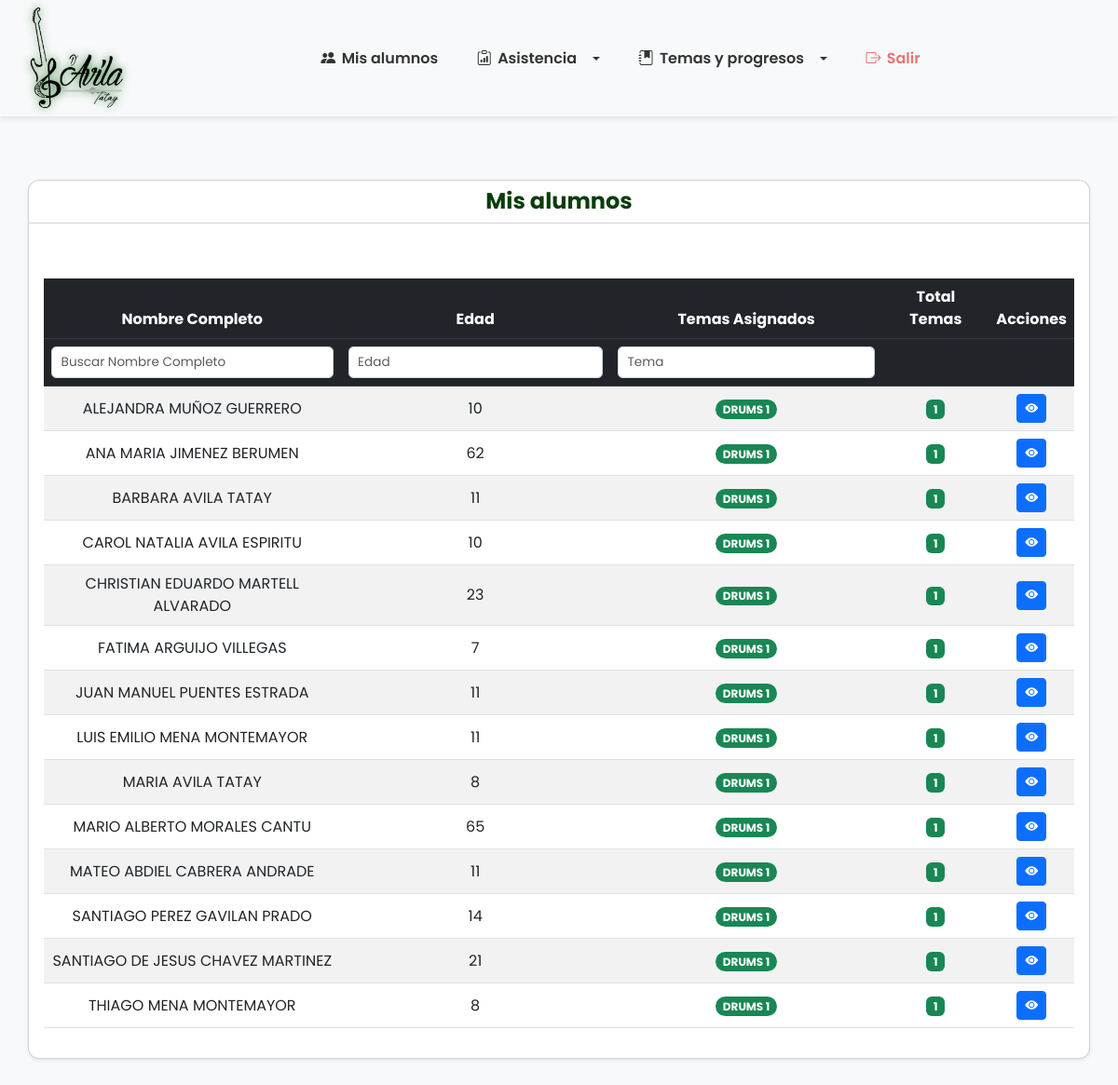
Before: /lista_alumnos.php with the older database file.
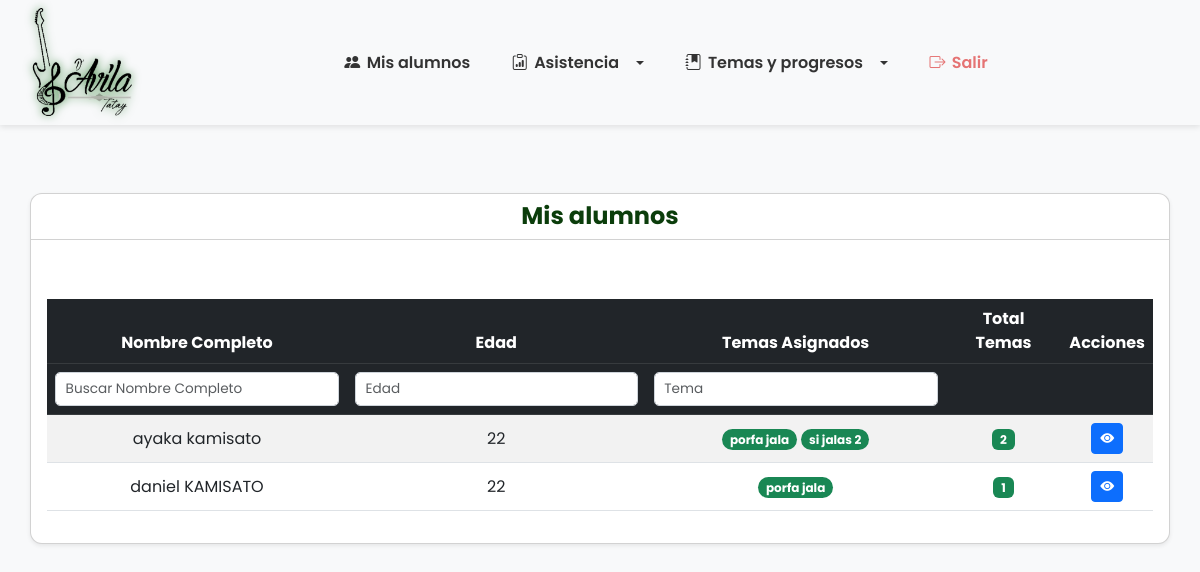
After: the same page with the newer database file.
### tables this page shows
CREATE TABLE `alumnos` (
  `curp` varchar(18) NOT NULL,
  `nombre` varchar(50) NOT NULL,
  `apellidos` varchar(100) NOT NULL,
  `nombre_tutor` varchar(100) DEFAULT NULL,
  `fecha_nacimiento` date NOT NULL,
  `telefono` varchar(15) DEFAULT NULL,
  `mensualidad` decimal(10,2) NOT NULL DEFAULT 0.00,
  `activo` tinyint(1) DEFAULT 1,
  `fecha_registro` timestamp NOT NULL DEFAULT current_timestamp(),
  PRIMARY KEY (`curp`)
);

### lista_alumnos.php (the view, shortened to what the changed rows need)
<?php
require_once __DIR__ . '/includes/bd.php';
$sql = "SELECT
            a.curp,
            a.nombre,
            a.apellidos,
            TIMESTAMPDIFF(YEAR, a.fecha_nacimiento, CURDATE()) AS edad,
            a.telefono,
            a.mensualidad,
            a.nombre_tutor,
            GROUP_CONCAT(CONCAT(t.id, ':', t.nombre) SEPARATOR ' | ') AS temas_asignados,
            COUNT(t.id) AS total_temas
        FROM
            alumnos a
        LEFT JOIN
            alumnos_tema at ON a.curp = at.curp
        LEFT JOIN
            temas t ON at.tema_id = t.id
        WHERE
            a.activo = 1
        GROUP BY
            a.curp
        ORDER BY
            a.nombre, a.apellidos";
$resultado = $conexion->query($sql);
?>
<!DOCTYPE html>
<html lang="es">
<head>
    <link href="https://cdn.jsdelivr.net/npm/bootstrap@5.3.0/dist/css/bootstrap.min.css" rel="stylesheet" />
    <link href="https://cdn.jsdelivr.net/npm/bootstrap-icons@1.10.5/font/bootstrap-icons.css" rel="stylesheet" />
    <link rel="stylesheet" href="https://cdn.datatables.net/1.13.6/css/dataTables.bootstrap5.min.css" />
</head>
<body>
    <?php include 'navbar.php'; ?>
    <div class="full-width-container mt-5 mb-5">
        <div class="card shadow-sm">
            <div class="card-body">
                <div class="table-responsive">
                    <table id="tablaAlumnos" class="table table-striped table-hover align-middle text-center">
                        <thead class="table-dark">
                            <tr>
                                <th>Nombre Completo</th>
                                <th>Edad</th>
                                <th>Temas Asignados</th>
                                <th>Total Temas</th>
                                <th>Acciones</th>
                            </tr>
                            <tr class="filters bg-light">
                                <th><input type="text" class="form-control form-control-sm"
                                        placeholder="Buscar Nombre Completo" /></th>
                                <th><input type="number" class="form-control form-control-sm" placeholder="Edad" /></th>
                                <th><input type="text" class="form-control form-control-sm" placeholder="Tema" /></th>
                                <th></th>
                                <th></th>
                            </tr>
                        </thead>
                        <tbody>
                            <?php while ($alumno = $resultado->fetch_assoc()): ?>
                                <tr>
                                    <td><?= htmlspecialchars($alumno['nombre'] . ' ' . $alumno['apellidos']) ?></td>
                                    <td><?= $alumno['edad'] ?></td>
                                    <td>
                                        <?php if (!empty($alumno['temas_asignados'])):
                                            $temas = explode(' | ', $alumno['temas_asignados']);
                                            foreach ($temas as $tema) {
                                                list($temaId, $temaNombre) = explode(':', $tema);
                                                ?>
                                                <a href="progreso.php?tema_id=<?= $temaId ?>&curp=<?= urlencode($alumno['curp']) ?>"
                                                    class="badge bg-secondary rounded-pill text-decoration-none">
                                                    <?= htmlspecialchars($temaNombre) ?>
                                                </a>
                                                <?php
                                            }
                                        else: ?>
                                            <span class="text-muted fst-italic">Sin temas</span>
                                        <?php endif; ?>
                                    </td>
                                    <td>
                                        <span class="badge bg-<?= $alumno['total_temas'] > 0 ? 'primary' : 'secondary' ?>">
                                            <?= $alumno['total_temas'] ?>
                                        </span>
                                    </td>
                                    <td>
                                        <a href="panel_alumno.php?curp=<?= urlencode($alumno['curp']) ?>"
                                            class="btn btn-sm btn-primary" title="Ver Detalles">
                                            <i class="bi bi-eye-fill"></i>
                                        </a>
                                    </td>
                                </tr>
                            <?php endwhile; ?>
                        </tbody>
                    </table>
                </div>
            </div>
        </div>
    </div>
</body>
</html>

Changed rows visible on the page:
removed alumnos: nombre+apellidos "ALEJANDRA MUÑOZ GUERRERO", edad "10", temaNombre "DRUMS 1", total_temas "1"
removed alumnos: nombre+apellidos "ANA MARIA JIMENEZ BERUMEN", edad "62", temaNombre "DRUMS 1", total_temas "1"
removed alumnos: nombre+apellidos "BARBARA AVILA TATAY", edad "11", temaNombre "DRUMS 1", total_temas "1"
removed alumnos: nombre+apellidos "CAROL NATALIA AVILA ESPIRITU", edad "10", temaNombre "DRUMS 1", total_temas "1"
removed alumnos: nombre+apellidos "CHRISTIAN EDUARDO MARTELL ALVARADO", edad "23", temaNombre "DRUMS 1", total_temas "1"
removed alumnos: nombre+apellidos "FATIMA ARGUIJO VILLEGAS", edad "7", temaNombre "DRUMS 1", total_temas "1"
removed alumnos: nombre+apellidos "JUAN MANUEL PUENTES ESTRADA", edad "11", temaNombre "DRUMS 1", total_temas "1"
removed alumnos: nombre+apellidos "LUIS EMILIO MENA MONTEMAYOR", edad "11", temaNombre "DRUMS 1", total_temas "1"
removed alumnos: nombre+apellidos "MARIA AVILA TATAY", edad "8", temaNombre "DRUMS 1", total_temas "1"
removed alumnos: nombre+apellidos "MARIO ALBERTO MORALES CANTU", edad "65", temaNombre "DRUMS 1", total_temas "1"
removed alumnos: nombre+apellidos "MATEO ABDIEL CABRERA ANDRADE", edad "11", temaNombre "DRUMS 1", total_temas "1"
removed alumnos: nombre+apellidos "SANTIAGO PEREZ GAVILAN PRADO", edad "14", temaNombre "DRUMS 1", total_temas "1"
removed alumnos: nombre+apellidos "SANTIAGO DE JESUS CHAVEZ MARTINEZ", edad "21", temaNombre "DRUMS 1", total_temas "1"
removed alumnos: nombre+apellidos "THIAGO MENA MONTEMAYOR", edad "8", temaNombre "DRUMS 1", total_temas "1"
added alumnos: nombre+apellidos "ayaka kamisato", edad "22", temaNombre "porfa jala", temaNombre "si jalas 2", total_temas "2"
added alumnos: nombre+apellidos "daniel KAMISATO", edad "22", temaNombre "porfa jala", total_temas "1"
